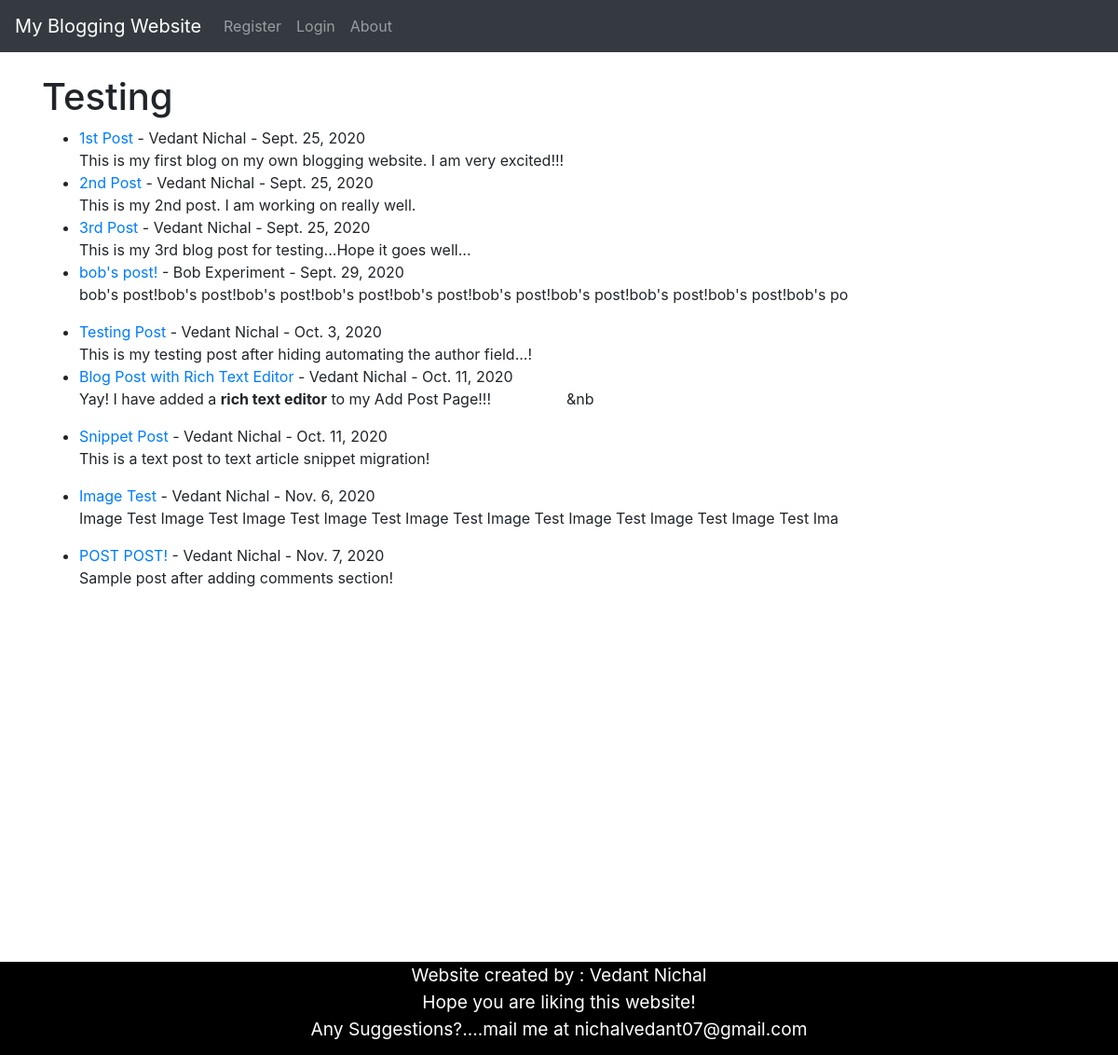
Page /category/testing/ on the committed database.
### Blog/models.py (models this page shows, shortened)
class Post(models.Model):
    title = models.CharField(max_length=255)
    header_image = models.ImageField(null=True, upload_to="images/", blank=True)
    title_tag = models.CharField(max_length=255)
    author = models.ForeignKey(User, on_delete=models.CASCADE)
    body = RichTextField(blank=True, null=True)
    post_date = models.DateField(auto_now_add=True)
    category = models.CharField(max_length=255, default='testing')
    snippet = models.CharField(max_length=255)
    likes = models.ManyToManyField(User, related_name='blog_posts')

### Blog/views.py (the view)
# urls.py: path('category/<str:cats>/', CategoryView, name='category'),
def CategoryView(request, cats):
    category_posts = Post.objects.filter(category=cats)
    return render(request, 'categories.html', {'cats': cats.title(), 'category_posts': category_posts})

### Blog/templates/categories.html (shortened to what this page needs)
{% extends 'base.html' %}
{% block content %}
{% if category_posts %}
<h1>{{ cats }}</h1>
<ul>
{% for post in category_posts %}
    {% if user.is_authenticated %}
            <li><a href="{% url 'article-detail' post.pk %}">{{ post.title }}</a>
            - {{ post.author.first_name }}
            {{ post.author.last_name }} - {{ post.post_date }} -
            <a href="{% url 'update_post' post.pk %}">Edit Post</a> -
            <a href="{% url 'delete_post' post.pk %}">Delete Post</a><br/>
            {{ post.body|slice:":150"|safe }}
        {% else %}
            <li><a href="{% url 'article-detail' post.pk %}">{{ post.title }}</a> - {{ post.author.first_name }}
            {{ post.author.last_name }} - {{ post.post_date }}
            <br/>{{ post.body|slice:":150"|safe }}
    {% endif %}
{% endfor %}
</ul>
{% else %}
    <h2>Sorry this page does not exist...</h2>
{% endif %}
{% endblock %}

### Blog/templates/base.html (style rules this page uses)
body { background-image: url(''); background-repeat: no-repeat; background-attachment: fixed; background-size: cover; }

### Blog/templates/categories.html (style rules this page uses)
body { background-image: url('https://encrypted-tbn0.gstatic.com/images?q=tbn%3AANd9GcTExlLXyh_tSS1GIV1RfQrSNj71jqcDID72bg&usqp=CAU'); background-repeat: no-repeat; background-attachment: fixed; background-size: cover; }

### rows in the picture
Post: title "1st Post", author.first_name "Vedant", author.last_name "Nichal", post_date "Sept. 25, 2020", body "This is my first blog on my own blogging website. I am very excited!!!"
Post: title "2nd Post", author.first_name "Vedant", author.last_name "Nichal", post_date "Sept. 25, 2020", body "This is my 2nd post. I am working on really well."
Post: title "3rd Post", author.first_name "Vedant", author.last_name "Nichal", post_date "Sept. 25, 2020", body "This is my 3rd blog post for testing...Hope it goes well..."
Post: title "bob's post!", author.first_name "Bob", author.last_name "Experiment", post_date "Sept. 29, 2020", body "bob's post!bob's post!bob's post!bob's post!bob's post!bob's post!bob's post!bob's post!bob's post!bob's po"
Post: title "Testing Post", author.first_name "Vedant", author.last_name "Nichal", post_date "Oct. 3, 2020", body "This is my testing post after hiding automating the author field...!"
Post: title "Blog Post with Rich Text Editor", author.first_name "Vedant", author.last_name "Nichal", post_date "Oct. 11, 2020", body "Yay! I have added a rich text editor to my Add Post Page!!! &nb"
Post: title "Snippet Post", author.first_name "Vedant", author.last_name "Nichal", post_date "Oct. 11, 2020", body "This is a text post to text article snippet migration!"
Post: title "Image Test", author.first_name "Vedant", author.last_name "Nichal", post_date "Nov. 6, 2020", body "Image Test Image Test Image Test Image Test Image Test Image Test Image Test Image Test Image Test Ima"
Post: title "POST POST!", author.first_name "Vedant", author.last_name "Nichal", post_date "Nov. 7, 2020", body "Sample post after adding comments section!"

### other values in the picture
{{ cats }} "Testing"
